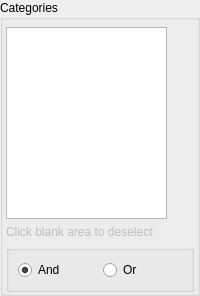
           <widget class="QGroupBox" name="categoriesGroup">
            <property name="title">
             <string>Categories</string>
            </property>
            <layout class="QVBoxLayout" name="verticalLayout_10">
             <property name="leftMargin">
              <number>3</number>
             </property>
             <property name="topMargin">
              <number>7</number>
             </property>
             <property name="rightMargin">
              <number>3</number>
             </property>
             <property name="bottomMargin">
              <number>1</number>
             </property>
             <item>
              <widget class="QTreeWidget" name="categoriesList">
               <property name="minimumSize">
                <size>
                 <width>100</width>
                 <height>0</height>
                </size>
               </property>
               <property name="maximumSize">
                <size>
                 <width>161</width>
                 <height>16777215</height>
                </size>
               </property>
               <property name="contextMenuPolicy">
                <enum>Qt::CustomContextMenu</enum>
               </property>
               <property name="selectionMode">
                <enum>QAbstractItemView::ExtendedSelection</enum>
               </property>
               <property name="indentation">
                <number>0</number>
               </property>
               <attribute name="headerVisible">
                <bool>false</bool>
               </attribute>
               <column>
                <property name="text">
                 <string notr="true">1</string>
                </property>
               </column>
              </widget>
             </item>
             <item>
              <widget class="QLabel" name="clickBlankLabel">
               <property name="enabled">
                <bool>false</bool>
               </property>
               <property name="text">
                <string>Click blank area to deselect</string>
               </property>
              </widget>
             </item>
             <item>
              <widget class="QGroupBox" name="groupBox">
               <property name="title">
                <string/>
               </property>
               <property name="flat">
                <bool>false</bool>
               </property>
               <property name="checkable">
                <bool>false</bool>
               </property>
               <layout class="QHBoxLayout" name="horizontalLayout_11">
                <item>
                 <widget class="QRadioButton" name="categoriesAndBtn">
                  <property name="toolTip">
                   <string>If checked, only mods that match all selected categories are displayed.</string>
                  </property>
                  <property name="text">
                   <string>And</string>
                  </property>
                  <property name="checked">
                   <bool>true</bool>
                  </property>
                 </widget>
                </item>
                <item>
                 <widget class="QRadioButton" name="categoriesOrBtn">
                  <property name="toolTip">
                   <string>If checked, all mods that match at least one of the selected categories are displayed.</string>
                  </property>
                  <property name="text">
                   <string>Or</string>
                  </property>
                 </widget>
                </item>
               </layout>
              </widget>
             </item>
            </layout>
           </widget>
